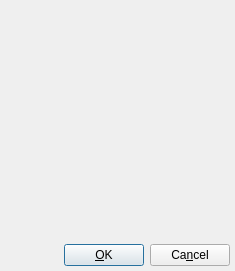
<ui version="4.0" >
 <class>SMReplaceDia</class>
 <widget class="QDialog" name="SMReplaceDia" >
  <property name="geometry" >
   <rect>
    <x>0</x>
    <y>0</y>
    <width>235</width>
    <height>271</height>
   </rect>
  </property>
  <property name="windowTitle" >
   <string>Delete Styles</string>
  </property>
  <property name="sizeGripEnabled" >
   <bool>false</bool>
  </property>
  <layout class="QVBoxLayout" >
   <property name="margin" >
    <number>5</number>
   </property>
   <property name="spacing" >
    <number>5</number>
   </property>
   <item>
    <widget class="Q3Frame" name="mainFrame" >
     <property name="frameShape" >
      <enum>QFrame::NoFrame</enum>
     </property>
     <property name="frameShadow" >
      <enum>QFrame::Plain</enum>
     </property>
     <property name="lineWidth" >
      <number>0</number>
     </property>
    </widget>
   </item>
   <item>
    <layout class="QHBoxLayout" >
     <property name="margin" >
      <number>0</number>
     </property>
     <property name="spacing" >
      <number>6</number>
     </property>
     <item>
      <spacer>
       <property name="orientation" >
        <enum>Qt::Horizontal</enum>
       </property>
       <property name="sizeType" >
        <enum>QSizePolicy::Expanding</enum>
       </property>
       <property name="sizeHint" >
        <size>
         <width>20</width>
         <height>20</height>
        </size>
       </property>
      </spacer>
     </item>
     <item>
      <widget class="QPushButton" name="buttonOk" >
       <property name="text" >
        <string>&amp;OK</string>
       </property>
       <property name="shortcut" >
        <string/>
       </property>
       <property name="autoDefault" >
        <bool>true</bool>
       </property>
       <property name="default" >
        <bool>true</bool>
       </property>
      </widget>
     </item>
     <item>
      <widget class="QPushButton" name="buttonCancel" >
       <property name="text" >
        <string>Ca&amp;ncel</string>
       </property>
       <property name="shortcut" >
        <string>Alt+N</string>
       </property>
       <property name="autoDefault" >
        <bool>true</bool>
       </property>
      </widget>
     </item>
    </layout>
   </item>
  </layout>
 </widget>
 <layoutdefault spacing="6" margin="11" />
 <pixmapfunction>qPixmapFromMimeSource</pixmapfunction>
 <customwidgets>
  <customwidget>
   <class>Q3Frame</class>
   <extends>QFrame</extends>
   <header>Qt3Support/Q3Frame</header>
   <container>1</container>
  </customwidget>
 </customwidgets>
 <resources/>
 <connections>
  <connection>
   <sender>buttonOk</sender>
   <signal>clicked()</signal>
   <receiver>SMReplaceDia</receiver>
   <slot>accept()</slot>
   <hints>
    <hint type="sourcelabel" >
     <x>20</x>
     <y>20</y>
    </hint>
    <hint type="destinationlabel" >
     <x>20</x>
     <y>20</y>
    </hint>
   </hints>
  </connection>
  <connection>
   <sender>buttonCancel</sender>
   <signal>clicked()</signal>
   <receiver>SMReplaceDia</receiver>
   <slot>reject()</slot>
   <hints>
    <hint type="sourcelabel" >
     <x>20</x>
     <y>20</y>
    </hint>
    <hint type="destinationlabel" >
     <x>20</x>
     <y>20</y>
    </hint>
   </hints>
  </connection>
 </connections>
</ui>
